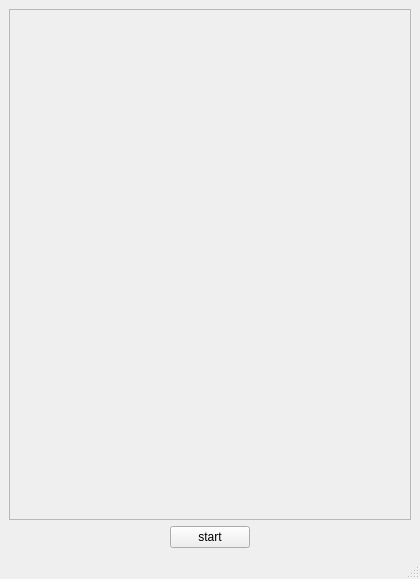
<?xml version="1.0" encoding="UTF-8"?>
<ui version="4.0">
 <class>timedslider</class>
 <widget class="QMainWindow" name="timedslider">
  <property name="geometry">
   <rect>
    <x>0</x>
    <y>0</y>
    <width>420</width>
    <height>579</height>
   </rect>
  </property>
  <property name="windowTitle">
   <string>Timed Slider</string>
  </property>
  <widget class="QWidget" name="centralwidget">
   <layout class="QGridLayout" name="gridLayout">
    <item row="0" column="0">
     <widget class="QFrame" name="frame">
      <property name="sizePolicy">
       <sizepolicy hsizetype="Preferred" vsizetype="Expanding">
        <horstretch>0</horstretch>
        <verstretch>0</verstretch>
       </sizepolicy>
      </property>
      <property name="frameShape">
       <enum>QFrame::StyledPanel</enum>
      </property>
      <property name="frameShadow">
       <enum>QFrame::Raised</enum>
      </property>
     </widget>
    </item>
    <item row="1" column="0">
     <layout class="QHBoxLayout" name="horizontalLayout">
      <item>
       <spacer name="horizontalSpacer">
        <property name="orientation">
         <enum>Qt::Horizontal</enum>
        </property>
        <property name="sizeHint" stdset="0">
         <size>
          <width>128</width>
          <height>20</height>
         </size>
        </property>
       </spacer>
      </item>
      <item>
       <widget class="QPushButton" name="btnStart">
        <property name="text">
         <string>start</string>
        </property>
       </widget>
      </item>
      <item>
       <spacer name="horizontalSpacer_2">
        <property name="orientation">
         <enum>Qt::Horizontal</enum>
        </property>
        <property name="sizeHint" stdset="0">
         <size>
          <width>128</width>
          <height>20</height>
         </size>
        </property>
       </spacer>
      </item>
     </layout>
    </item>
   </layout>
  </widget>
  <widget class="QMenuBar" name="menubar">
   <property name="geometry">
    <rect>
     <x>0</x>
     <y>0</y>
     <width>420</width>
     <height>26</height>
    </rect>
   </property>
  </widget>
  <widget class="QStatusBar" name="statusbar"/>
 </widget>
 <resources/>
 <connections/>
</ui>
